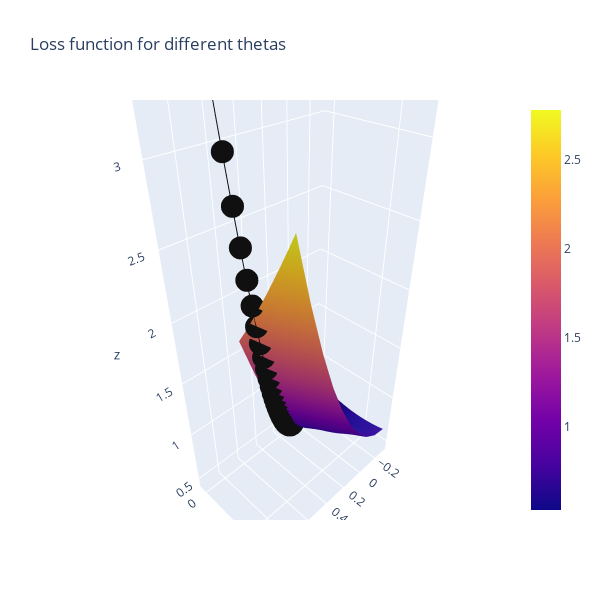

The cell this chart's notebook holds for it:
### Code cell
#Loss Function Figure

#X = Theta0
#Y - Theta1
#Z = Loss
#black line = path of loss function over the iterations.
#Find where it is closest to 0 in X and Y!

line_marker = dict(color='#101010', width=2)
fig = go.Figure()
fig.add_surface(x=theta1_vals, y=theta0_vals, z=J_vals)
fig.add_scatter3d(x=theta1_history, y=theta0_history, z=J_history, line=line_marker, name='')
#The below line adds a graph of just the loss over iterations in a 2D plane
plt.plot(theta0_history, theta1_history, 'r+');
fig.update_layout(title='Loss function for different thetas', autosize=True,
                  width=600, height=600, xaxis_title='theta0', 
                 yaxis_title='theta1')
fig.show()
